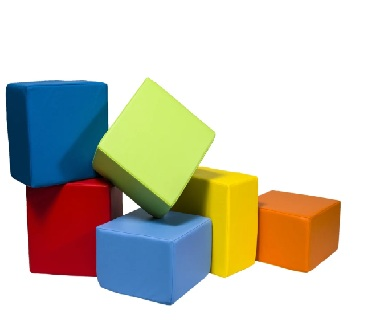
#> input picture OpenCV/4 Feature Detection and Description/3 - Shi-Tomasi Corner Detector & Good Features to Track/blck2.jpg, 366 x 326 px
$ python shi-thomasi_corner_detection.py
#> lines starting #> are read from the running program, lines starting #| are printed output that depends on the picture; after the words box and inside, x2 and y2 are one past the last pixel; in counts of white or black regions, pixels touching at a corner belong together
import numpy as np
import cv2 as cv
from matplotlib import pyplot as plt

img = cv.imread('blck2.jpg')
#> img is the input picture: shape (326, 366, 3); mean B, G, R 187.4, 200.5, 203.2
gray = cv.cvtColor(img, cv.COLOR_BGR2GRAY)
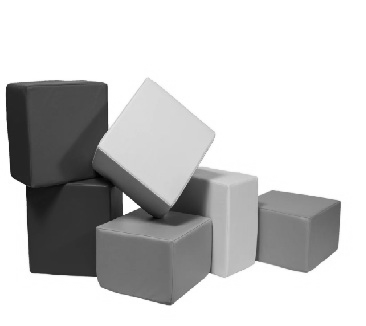
#> gray: shape (326, 366); min 1, max 255, mean 199.8

corners = cv.goodFeaturesToTrack(gray,25,0.01,10)
#> corners = 25 rows, first 8: [139, 207], [124, 213], [123, 193], [25, 185], [96, 277], [255, 259], [7, 84], [31, 271]
corners = np.intp(corners)

for i in corners:
    x,y = i.ravel()
    cv.circle(img,(x,y),3,255,-1)
#> this loop made 25 passes
#> (x, y) on passes 1 to 12: (139, 207), (124, 213), (123, 193), (25, 185), (96, 277), (255, 259), (7, 84), (31, 271), (106, 84), (339, 202), (210, 271), (11, 175)
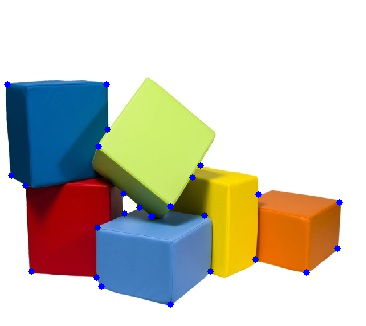
#> img: shape (326, 366, 3); 0.61% of pixels changed, all inside (x1, y1, x2, y2) = (4, 81, 343, 308)

cv.imshow('rslt', img)
k = cv.waitKey(0)
#> (key Esc is pressed here)
